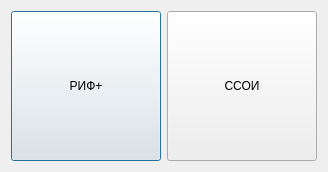
<?xml version="1.0" encoding="UTF-8"?>
<ui version="4.0">
 <class>First_Dialog</class>
 <widget class="QDialog" name="First_Dialog">
  <property name="geometry">
   <rect>
    <x>0</x>
    <y>0</y>
    <width>324</width>
    <height>168</height>
   </rect>
  </property>
  <property name="windowTitle">
   <string>Dialog</string>
  </property>
  <layout class="QGridLayout" name="gridLayout">
   <item row="0" column="0">
    <widget class="QPushButton" name="pushButton_RIF">
     <property name="sizePolicy">
      <sizepolicy hsizetype="Fixed" vsizetype="Fixed">
       <horstretch>0</horstretch>
       <verstretch>0</verstretch>
      </sizepolicy>
     </property>
     <property name="minimumSize">
      <size>
       <width>150</width>
       <height>150</height>
      </size>
     </property>
     <property name="maximumSize">
      <size>
       <width>150</width>
       <height>150</height>
      </size>
     </property>
     <property name="text">
      <string>РИФ+</string>
     </property>
    </widget>
   </item>
   <item row="0" column="1">
    <widget class="QPushButton" name="pushButton_SSOI">
     <property name="sizePolicy">
      <sizepolicy hsizetype="Fixed" vsizetype="Fixed">
       <horstretch>0</horstretch>
       <verstretch>0</verstretch>
      </sizepolicy>
     </property>
     <property name="minimumSize">
      <size>
       <width>150</width>
       <height>150</height>
      </size>
     </property>
     <property name="maximumSize">
      <size>
       <width>150</width>
       <height>150</height>
      </size>
     </property>
     <property name="text">
      <string>ССОИ</string>
     </property>
    </widget>
   </item>
  </layout>
 </widget>
 <resources/>
 <connections/>
</ui>
